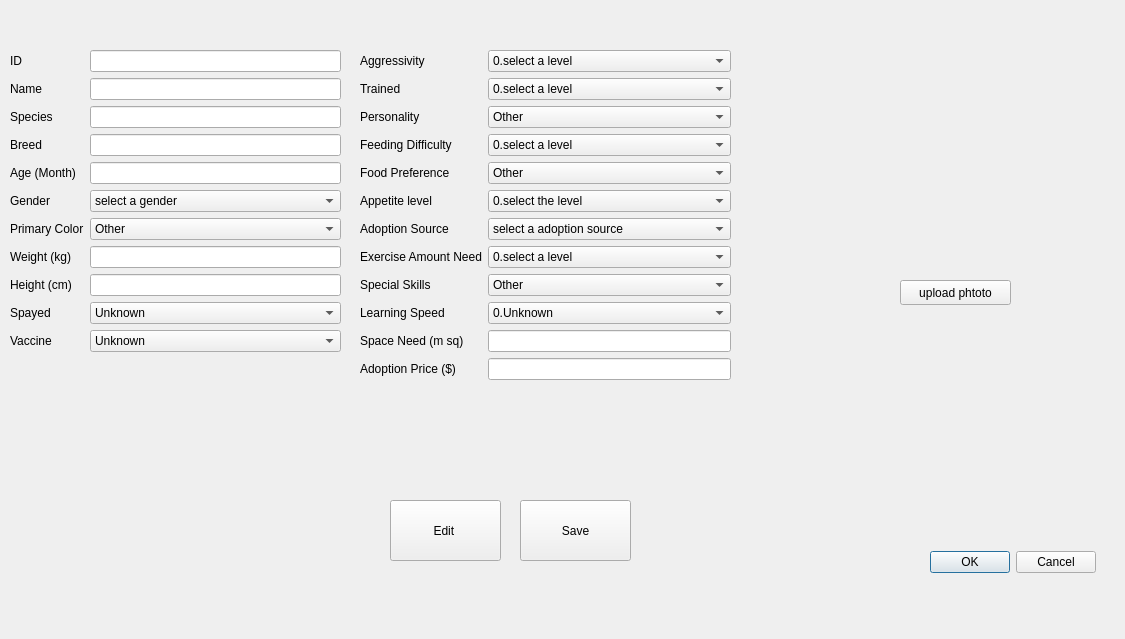
<?xml version="1.0" encoding="UTF-8"?>
<ui version="4.0">
 <class>ManageAnimalWindow</class>
 <widget class="QDialog" name="ManageAnimalWindow">
  <property name="geometry">
   <rect>
    <x>0</x>
    <y>0</y>
    <width>1125</width>
    <height>639</height>
   </rect>
  </property>
  <property name="windowTitle">
   <string>Dialog</string>
  </property>
  <widget class="QWidget" name="formLayoutWidget">
   <property name="geometry">
    <rect>
     <x>10</x>
     <y>50</y>
     <width>331</width>
     <height>337</height>
    </rect>
   </property>
   <layout class="QFormLayout" name="formLayout">
    <item row="0" column="0">
     <widget class="QLabel" name="label">
      <property name="text">
       <string>ID</string>
      </property>
     </widget>
    </item>
    <item row="0" column="1">
     <widget class="QLineEdit" name="id"/>
    </item>
    <item row="1" column="0">
     <widget class="QLabel" name="label_24">
      <property name="text">
       <string>Name</string>
      </property>
     </widget>
    </item>
    <item row="1" column="1">
     <widget class="QLineEdit" name="name"/>
    </item>
    <item row="2" column="0">
     <widget class="QLabel" name="typeLabel">
      <property name="text">
       <string>Species</string>
      </property>
     </widget>
    </item>
    <item row="2" column="1">
     <widget class="QLineEdit" name="type"/>
    </item>
    <item row="4" column="0">
     <widget class="QLabel" name="label_3">
      <property name="text">
       <string>Age (Month)</string>
      </property>
     </widget>
    </item>
    <item row="4" column="1">
     <widget class="QLineEdit" name="age"/>
    </item>
    <item row="5" column="0">
     <widget class="QLabel" name="label_4">
      <property name="text">
       <string>Gender</string>
      </property>
     </widget>
    </item>
    <item row="5" column="1">
     <widget class="QComboBox" name="gender">
      <item>
       <property name="text">
        <string>select a gender</string>
       </property>
      </item>
      <item>
       <property name="text">
        <string>Female</string>
       </property>
      </item>
      <item>
       <property name="text">
        <string>Male</string>
       </property>
      </item>
     </widget>
    </item>
    <item row="6" column="0">
     <widget class="QLabel" name="label_5">
      <property name="text">
       <string>Primary Color</string>
      </property>
     </widget>
    </item>
    <item row="7" column="0">
     <widget class="QLabel" name="label_6">
      <property name="text">
       <string>Weight (kg)</string>
      </property>
     </widget>
    </item>
    <item row="7" column="1">
     <widget class="QLineEdit" name="weight"/>
    </item>
    <item row="8" column="0">
     <widget class="QLabel" name="label_7">
      <property name="text">
       <string>Height (cm)</string>
      </property>
     </widget>
    </item>
    <item row="8" column="1">
     <widget class="QLineEdit" name="height"/>
    </item>
    <item row="9" column="0">
     <widget class="QLabel" name="label_8">
      <property name="text">
       <string>Spayed</string>
      </property>
     </widget>
    </item>
    <item row="9" column="1">
     <widget class="QComboBox" name="spayed">
      <item>
       <property name="text">
        <string>Unknown</string>
       </property>
      </item>
      <item>
       <property name="text">
        <string>No</string>
       </property>
      </item>
      <item>
       <property name="text">
        <string>Yes</string>
       </property>
      </item>
     </widget>
    </item>
    <item row="10" column="0">
     <widget class="QLabel" name="label_9">
      <property name="text">
       <string>Vaccine</string>
      </property>
     </widget>
    </item>
    <item row="10" column="1">
     <widget class="QComboBox" name="vaccine">
      <item>
       <property name="text">
        <string>Unknown</string>
       </property>
      </item>
      <item>
       <property name="text">
        <string>1 time</string>
       </property>
      </item>
      <item>
       <property name="text">
        <string>2 times</string>
       </property>
      </item>
      <item>
       <property name="text">
        <string>3 times</string>
       </property>
      </item>
      <item>
       <property name="text">
        <string>Up to date</string>
       </property>
      </item>
      <item>
       <property name="text">
        <string>No need</string>
       </property>
      </item>
     </widget>
    </item>
    <item row="3" column="0">
     <widget class="QLabel" name="label_2">
      <property name="text">
       <string>Breed</string>
      </property>
     </widget>
    </item>
    <item row="3" column="1">
     <widget class="QLineEdit" name="breed"/>
    </item>
    <item row="6" column="1">
     <widget class="QComboBox" name="color">
      <item>
       <property name="text">
        <string>Other</string>
       </property>
      </item>
      <item>
       <property name="text">
        <string>Black</string>
       </property>
      </item>
      <item>
       <property name="text">
        <string>White</string>
       </property>
      </item>
      <item>
       <property name="text">
        <string>Grey</string>
       </property>
      </item>
      <item>
       <property name="text">
        <string>Brown</string>
       </property>
      </item>
      <item>
       <property name="text">
        <string>Orange</string>
       </property>
      </item>
      <item>
       <property name="text">
        <string>Green</string>
       </property>
      </item>
     </widget>
    </item>
   </layout>
  </widget>
  <widget class="QWidget" name="verticalLayoutWidget">
   <property name="geometry">
    <rect>
     <x>790</x>
     <y>30</y>
     <width>301</width>
     <height>241</height>
    </rect>
   </property>
   <layout class="QVBoxLayout" name="verticalLayout">
    <item>
     <widget class="QLabel" name="PhotoLabel">
      <property name="text">
       <string/>
      </property>
     </widget>
    </item>
   </layout>
  </widget>
  <widget class="QWidget" name="formLayoutWidget_2">
   <property name="geometry">
    <rect>
     <x>360</x>
     <y>50</y>
     <width>371</width>
     <height>381</height>
    </rect>
   </property>
   <layout class="QFormLayout" name="formLayout_2">
    <item row="0" column="0">
     <widget class="QLabel" name="label_10">
      <property name="text">
       <string>Aggressivity</string>
      </property>
     </widget>
    </item>
    <item row="0" column="1">
     <widget class="QComboBox" name="aggressivity">
      <item>
       <property name="text">
        <string>0.select a level</string>
       </property>
      </item>
      <item>
       <property name="text">
        <string>3.High</string>
       </property>
      </item>
      <item>
       <property name="text">
        <string>2.Medium</string>
       </property>
      </item>
      <item>
       <property name="text">
        <string>1.Week</string>
       </property>
      </item>
     </widget>
    </item>
    <item row="1" column="0">
     <widget class="QLabel" name="label_12">
      <property name="text">
       <string>Trained</string>
      </property>
     </widget>
    </item>
    <item row="1" column="1">
     <widget class="QComboBox" name="trained">
      <item>
       <property name="text">
        <string>0.select a level</string>
       </property>
      </item>
      <item>
       <property name="text">
        <string>3.Excellent</string>
       </property>
      </item>
      <item>
       <property name="text">
        <string>2.Medium</string>
       </property>
      </item>
      <item>
       <property name="text">
        <string>1.Untrained</string>
       </property>
      </item>
     </widget>
    </item>
    <item row="2" column="0">
     <widget class="QLabel" name="label_13">
      <property name="text">
       <string>Personality</string>
      </property>
     </widget>
    </item>
    <item row="2" column="1">
     <widget class="QComboBox" name="personality">
      <item>
       <property name="text">
        <string>Other</string>
       </property>
      </item>
      <item>
       <property name="text">
        <string>Noisy</string>
       </property>
      </item>
      <item>
       <property name="text">
        <string>Quiet</string>
       </property>
      </item>
      <item>
       <property name="text">
        <string>Vivacious</string>
       </property>
      </item>
      <item>
       <property name="text">
        <string>Lazy</string>
       </property>
      </item>
      <item>
       <property name="text">
        <string>Shy</string>
       </property>
      </item>
     </widget>
    </item>
    <item row="3" column="0">
     <widget class="QLabel" name="label_14">
      <property name="text">
       <string>Feeding Difficulty</string>
      </property>
     </widget>
    </item>
    <item row="3" column="1">
     <widget class="QComboBox" name="feeding">
      <item>
       <property name="text">
        <string>0.select a level</string>
       </property>
      </item>
      <item>
       <property name="text">
        <string>3.Difficult</string>
       </property>
      </item>
      <item>
       <property name="text">
        <string>2.Medium</string>
       </property>
      </item>
      <item>
       <property name="text">
        <string>1.Easy</string>
       </property>
      </item>
     </widget>
    </item>
    <item row="4" column="0">
     <widget class="QLabel" name="label_15">
      <property name="text">
       <string>Food Preference</string>
      </property>
     </widget>
    </item>
    <item row="4" column="1">
     <widget class="QComboBox" name="food">
      <item>
       <property name="text">
        <string>Other</string>
       </property>
      </item>
      <item>
       <property name="text">
        <string>Meat</string>
       </property>
      </item>
      <item>
       <property name="text">
        <string>Vegetables</string>
       </property>
      </item>
      <item>
       <property name="text">
        <string>Grain</string>
       </property>
      </item>
     </widget>
    </item>
    <item row="5" column="0">
     <widget class="QLabel" name="label_18">
      <property name="text">
       <string>Appetite level</string>
      </property>
     </widget>
    </item>
    <item row="5" column="1">
     <widget class="QComboBox" name="appetite">
      <item>
       <property name="text">
        <string>0.select the level</string>
       </property>
      </item>
      <item>
       <property name="text">
        <string>3.High</string>
       </property>
      </item>
      <item>
       <property name="text">
        <string>2.Medium</string>
       </property>
      </item>
      <item>
       <property name="text">
        <string>1.Low</string>
       </property>
      </item>
     </widget>
    </item>
    <item row="6" column="0">
     <widget class="QLabel" name="label_16">
      <property name="text">
       <string>Adoption Source</string>
      </property>
     </widget>
    </item>
    <item row="6" column="1">
     <widget class="QComboBox" name="source">
      <item>
       <property name="text">
        <string>select a adoption source</string>
       </property>
      </item>
      <item>
       <property name="text">
        <string>Stray</string>
       </property>
      </item>
      <item>
       <property name="text">
        <string>Outcast</string>
       </property>
      </item>
      <item>
       <property name="text">
        <string>Born in here</string>
       </property>
      </item>
     </widget>
    </item>
    <item row="7" column="0">
     <widget class="QLabel" name="label_17">
      <property name="text">
       <string>Exercise Amount Need</string>
      </property>
     </widget>
    </item>
    <item row="7" column="1">
     <widget class="QComboBox" name="exercise">
      <item>
       <property name="text">
        <string>0.select a level</string>
       </property>
      </item>
      <item>
       <property name="text">
        <string>3.High</string>
       </property>
      </item>
      <item>
       <property name="text">
        <string>2.Medium</string>
       </property>
      </item>
      <item>
       <property name="text">
        <string>1.Low</string>
       </property>
      </item>
     </widget>
    </item>
    <item row="8" column="0">
     <widget class="QLabel" name="label_19">
      <property name="text">
       <string>Special Skills</string>
      </property>
     </widget>
    </item>
    <item row="8" column="1">
     <widget class="QComboBox" name="skills">
      <item>
       <property name="text">
        <string>Other</string>
       </property>
      </item>
      <item>
       <property name="text">
        <string>Shake Hands</string>
       </property>
      </item>
      <item>
       <property name="text">
        <string>Stand Up</string>
       </property>
      </item>
      <item>
       <property name="text">
        <string>Guard property</string>
       </property>
      </item>
     </widget>
    </item>
    <item row="9" column="0">
     <widget class="QLabel" name="label_20">
      <property name="text">
       <string>Learning Speed</string>
      </property>
     </widget>
    </item>
    <item row="9" column="1">
     <widget class="QComboBox" name="learning">
      <item>
       <property name="text">
        <string>0.Unknown</string>
       </property>
      </item>
      <item>
       <property name="text">
        <string>3.Fast</string>
       </property>
      </item>
      <item>
       <property name="text">
        <string>2.Medium</string>
       </property>
      </item>
      <item>
       <property name="text">
        <string>1.Slow</string>
       </property>
      </item>
     </widget>
    </item>
    <item row="10" column="0">
     <widget class="QLabel" name="label_21">
      <property name="text">
       <string>Space Need (m sq)</string>
      </property>
     </widget>
    </item>
    <item row="10" column="1">
     <widget class="QLineEdit" name="space">
      <property name="inputMethodHints">
       <set>Qt::ImhNone</set>
      </property>
      <property name="text">
       <string/>
      </property>
     </widget>
    </item>
    <item row="11" column="0">
     <widget class="QLabel" name="label_22">
      <property name="text">
       <string>Adoption Price ($)</string>
      </property>
     </widget>
    </item>
    <item row="11" column="1">
     <widget class="QLineEdit" name="fee"/>
    </item>
   </layout>
  </widget>
  <widget class="QDialogButtonBox" name="submitButton">
   <property name="geometry">
    <rect>
     <x>930</x>
     <y>550</y>
     <width>166</width>
     <height>25</height>
    </rect>
   </property>
   <property name="standardButtons">
    <set>QDialogButtonBox::Cancel|QDialogButtonBox::Ok</set>
   </property>
  </widget>
  <widget class="QPushButton" name="uploadButton">
   <property name="geometry">
    <rect>
     <x>900</x>
     <y>280</y>
     <width>111</width>
     <height>25</height>
    </rect>
   </property>
   <property name="text">
    <string>upload phtoto</string>
   </property>
  </widget>
  <widget class="QPushButton" name="editButton">
   <property name="geometry">
    <rect>
     <x>390</x>
     <y>500</y>
     <width>111</width>
     <height>61</height>
    </rect>
   </property>
   <property name="text">
    <string>Edit </string>
   </property>
  </widget>
  <widget class="QPushButton" name="saveButton">
   <property name="geometry">
    <rect>
     <x>520</x>
     <y>500</y>
     <width>111</width>
     <height>61</height>
    </rect>
   </property>
   <property name="text">
    <string>Save</string>
   </property>
  </widget>
 </widget>
 <resources/>
 <connections/>
</ui>
